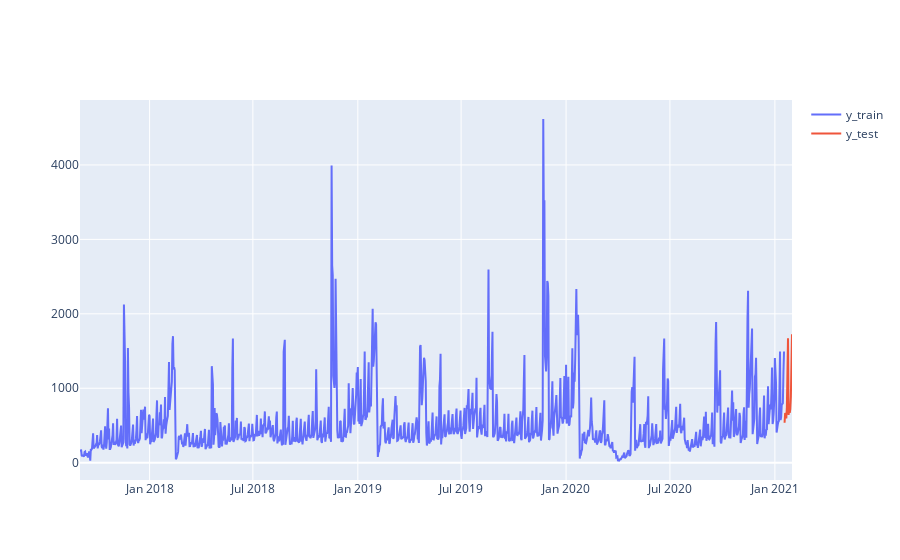

Source (notebook cell):
### Code cell
fig = go.Figure()
fig.add_trace(go.Scatter(x=y_train.index, y=y_train, name='y_train'))
fig.add_trace(go.Scatter(x=y_test.index, y=y_test, name='y_test', mode='lines'))
fig.show()

### Figure 1 — Plotly figure (JSON) as saved in the notebook; plotly's stock layout.template omitted (floating-point values rounded to 4 significant figures; data arrays with more than 128 entries replaced by an {"elided": "..."} marker saying what was removed)
{"data": [{"name": "y_train", "type": "scatter", "x": {"elided": "1235 str values"}, "y": {"elided": "1235 float values"}}, {"mode": "lines", "name": "y_test", "type": "scatter", "x": ["2021-01-18T00:00:00", "2021-01-19T00:00:00", "2021-01-20T00:00:00", "2021-01-21T00:00:00", "2021-01-22T00:00:00", "2021-01-23T00:00:00", "2021-01-24T00:00:00", "2021-01-25T00:00:00", "2021-01-26T00:00:00", "2021-01-27T00:00:00", "2021-01-28T00:00:00", "2021-01-29T00:00:00", "2021-01-30T00:00:00", "2021-01-31T00:00:00"], "y": [536.7, 668.0, 653.0, 595.0, 745.3, 1208.0, 1673.0, 641.3, 710.4, 669.6, 720.3, 882.4, 1219.0, 1726.0]}], "layout": {}}
